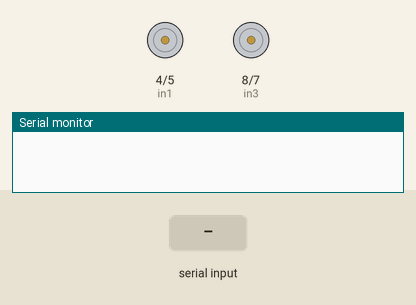
Bench run of a sketch on a simulated Arduino Uno, built with avr-gcc and run on an emulated ATmega328P. Shown: motor-driver pin pairs drawn as motors (green arrow = first pin HIGH = forward, orange = second pin HIGH = backward, longer = more drive, scaled by the enable pin), the last lines printed to the serial monitor. The test bench sets the inputs (shaded band).

Above: at 1.2 s.
1.3 s: "F" received over Serial
At 2.0 s:
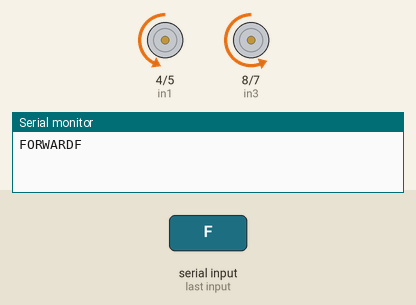
2.8 s: "B" received over Serial
At 3.1 s:
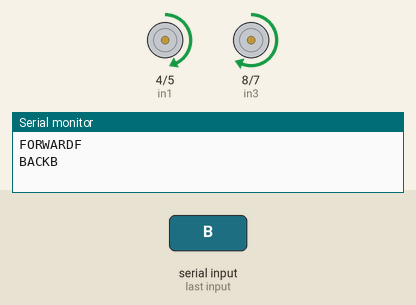
4.3 s: "R" received over Serial
At 5.5 s:
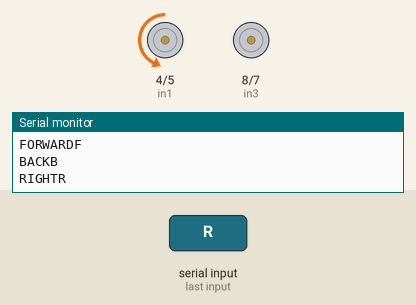
5.8 s: "L" received over Serial
At 6.6 s:
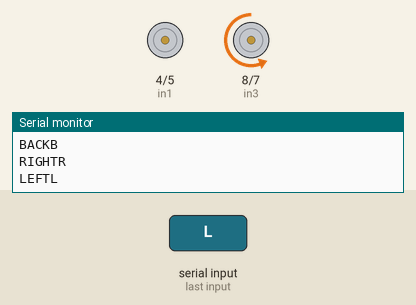
7.3 s: "I" received over Serial
At 7.8 s:
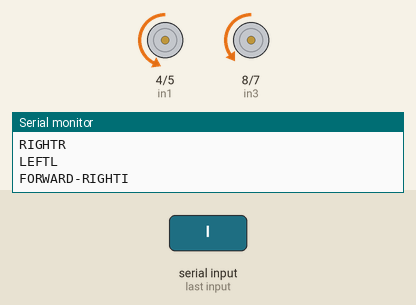
8.8 s: "G" received over Serial
At 10.1 s:
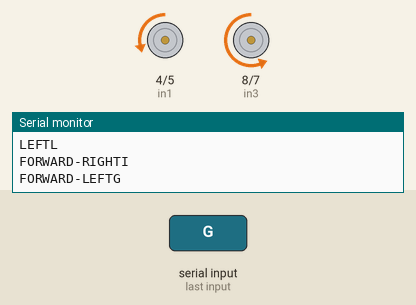
Timing chart, 0 to 11.3 s (numbered marks = the images above; inputs shaded):
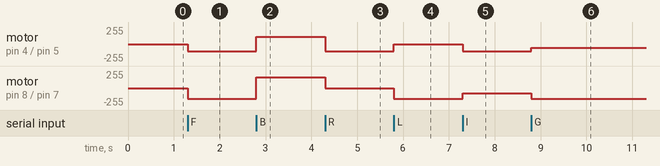

Measured:
- after the input at 1.3 s, motor on pin 4 (in1) / pin 5 (in2): stopped → backward 110/255 at once; motor on pin 8 (in3) / pin 7 (in4): stopped → backward 160/255 at once
- after the input at 2.8 s, motor on pin 4 (in1) / pin 5 (in2): backward 110/255 → forward 110/255 at once; motor on pin 8 (in3) / pin 7 (in4): backward 160/255 → forward 160/255 at once
- after the input at 4.3 s, motor on pin 4 (in1) / pin 5 (in2): forward 110/255 → backward 110/255 at once; motor on pin 8 (in3) / pin 7 (in4): forward 160/255 → stopped at once
- after the input at 5.8 s, motor on pin 4 (in1) / pin 5 (in2): backward 110/255 → stopped at once; motor on pin 8 (in3) / pin 7 (in4): stopped → backward 160/255 at once
- after the input at 7.3 s, motor on pin 4 (in1) / pin 5 (in2): stopped → backward 110/255 at once; motor on pin 8 (in3) / pin 7 (in4): backward 160/255 → backward 80/255 at once
- after the input at 8.8 s, motor on pin 4 (in1) / pin 5 (in2): backward 110/255 → backward 55/255 at once; motor on pin 8 (in3) / pin 7 (in4): backward 80/255 → backward 160/255 at once

The sketch:

manual_control.ino
```cpp
// Motor A,B, Arduino and L298N connections
const int enA = 9;   //ENABLE pin for Motor A to provide PWM
const int enB = 10;     //ENABLE pin for Motor B to provide PWM
const int in1 = 4;   //IN1 pin for Motor A for direction
const int in2 = 5;   //IN2 pin for Motor A for direction
const int in3 = 8;     //IN3 pin for Motor B for direction
const int in4 = 7;     //IN4 pin for Motor B for direction

void setup() {
  Serial.begin(9600); //Serial initializing for Debugging

  //pinModes for enA, in1 and in2 below
  pinMode(enA, OUTPUT);
  pinMode(in1, OUTPUT);
  pinMode(in2, OUTPUT);

  //pinModes for enA, in1 and in2 below
  pinMode(enB, OUTPUT);
  pinMode(in3, OUTPUT);
  pinMode(in4, OUTPUT);


  // Turn off motors - Initial state
  digitalWrite(in1, LOW);
  digitalWrite(in2, LOW);
  digitalWrite(in3, LOW);
  digitalWrite(in4, LOW);


}

void loop() {
  //Both motors go forward
     if(Serial.available()>0)
   {
      char data= Serial.read(); // reading the data received from the bluetooth module
      switch(data)
      {
        case 'F': // when up arrow is pressed on the app
            Serial.print("FORWARD");
            digitalWrite(in1, LOW);
            digitalWrite(in2, HIGH);
            digitalWrite(in3, LOW);
            digitalWrite(in4, HIGH);
            analogWrite(enA, 110); //PWM value for enA
            analogWrite(enB, 160 ); //PWM value for enB
            break;
        case 'B': // when down is pressed in the app
            Serial.print("BACK");
            digitalWrite(in1, HIGH);
            digitalWrite(in2, LOW);
            digitalWrite(in3, HIGH);
            digitalWrite(in4, LOW);
            analogWrite(enA, 110); //PWM value for enA
            analogWrite(enB, 160 ); //PWM value for enB
            break;
        case 'R': // when right is pressed in the app
            Serial.print("RIGHT");
            digitalWrite(in1, LOW);
            digitalWrite(in2, HIGH);
            digitalWrite(in3, LOW);
            digitalWrite(in4, LOW);
            analogWrite(enA, 110); //PWM value for enA
            analogWrite(enB, 160 ); //PWM value for enB
            break;
        case 'L': // when left is pressed in the app
            Serial.print("LEFT");
            digitalWrite(in1, LOW);
            digitalWrite(in2, LOW);
            digitalWrite(in3, LOW);
            digitalWrite(in4, HIGH);
            analogWrite(enA, 110); //PWM value for enA
            analogWrite(enB, 160 ); //PWM value for enB
            break;

        case 'I': // when forward-right is pressed in the app
            Serial.print("FORWARD-RIGHT");
            digitalWrite(in1, LOW);
            digitalWrite(in2, HIGH);
            digitalWrite(in3, LOW);
            digitalWrite(in4, HIGH);
            analogWrite(enA, 110); //PWM value for enA
            analogWrite(enB, 80); //PWM value for enB
            break;
        case 'G': // when forward-left is pressed in the app
            Serial.print("FORWARD-LEFT");
            digitalWrite(in1, LOW);
            digitalWrite(in2, HIGH);
            digitalWrite(in3, LOW);
            digitalWrite(in4, HIGH);
            analogWrite(enA, 55); //PWM value for enA
            analogWrite(enB, 160); //PWM value for enB
            break;
        case 'H': // when backward-left is pressed in the app
            Serial.print("BACKWARD-LEFT");
            digitalWrite(in1, HIGH);
            digitalWrite(in2, LOW);
            digitalWrite(in3, HIGH);
            digitalWrite(in4, LOW);
            analogWrite(enA, 55); //PWM value for enA
            analogWrite(enB, 160 ); //PWM value for enB
            break;
        case 'J': // when backward-right is pressed in the app
            Serial.print("BACKWARD-RIGHT");
            digitalWrite(in1, HIGH);
            digitalWrite(in2, LOW);
            digitalWrite(in3, HIGH);
            digitalWrite(in4, LOW);
            analogWrite(enA, 110); //PWM value for enA
            analogWrite(enB, 80 ); //PWM value for enB
            break;

        default: // when no button is pressed in the app
            digitalWrite(in1, LOW);
            digitalWrite(in2, LOW);
            digitalWrite(in3, LOW);
            digitalWrite(in4, LOW);
            break;
      }
      Serial.println(data);
   }

//    delay(3000);

}
```
